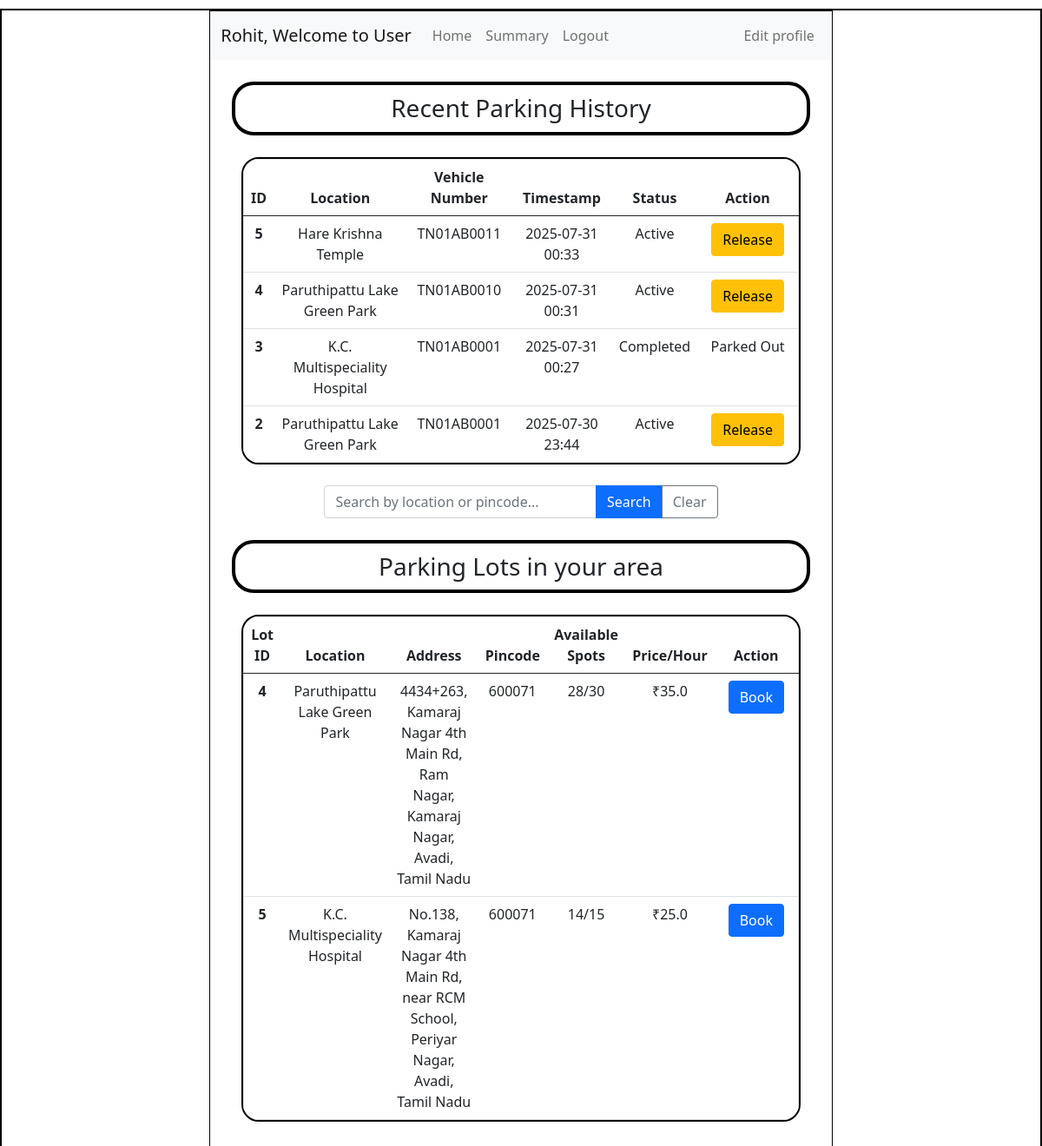
The page /user_dashboard/3 on the database its author committed.
### application/models.py (models this page shows)
class User(db.Model):
    id = db.Column(db.Integer, primary_key=True)
    first_name = db.Column(db.String(), nullable=False)
    last_name = db.Column(db.String(), nullable=False)
    email = db.Column(db.String(), unique=True, nullable=False)
    pwd = db.Column(db.String(), nullable=False)
    vehicle_reg = db.Column(db.String(), unique=True, nullable=False)
    address = db.Column(db.String(), nullable=False)
    pincode = db.Column(db.String(), nullable=False)
    phone_number = db.Column(db.String(), unique=True, nullable=False)
    gender = db.Column(db.String())
    age = db.Column(db.Integer)
    type = db.Column(db.String(), default='general')
    reservations = db.relationship('Reservation', backref='user')

class ParkingLot(db.Model):
    id = db.Column(db.Integer, primary_key=True)
    prime_location_name = db.Column(db.String(), nullable=False)
    price = db.Column(db.Float, nullable=False)
    address = db.Column(db.String(), nullable=False)
    pin_code = db.Column(db.String(), nullable=False)
    max_spots = db.Column(db.Integer, nullable=False)
    spots = db.relationship('ParkingSpot', backref='lot', cascade='all, delete-orphan')

class Reservation(db.Model):
    id = db.Column(db.Integer, primary_key=True)
    spot_id = db.Column(db.Integer, db.ForeignKey('parking_spot.id'), nullable=False)
    user_id = db.Column(db.Integer, db.ForeignKey('user.id'), nullable=False)
    parking_timestamp = db.Column(db.DateTime, nullable=False)
    leaving_timestamp = db.Column(db.DateTime, nullable=True)
    cost_per_unit_time = db.Column(db.Float, nullable=False)
    vehicle_num = db.Column(db.String(), nullable=False)

### application/controllers.py (the view, shortened to what this page needs)
@app.route("/user_dashboard/<int:user_id>")
def user_dashboard(user_id):
    this_user = User.query.filter_by(id=user_id).first()
    search_query = request.args.get('search_query', '').strip()
    if not search_query:
        parking_lots = ParkingLot.query.filter_by(pin_code=this_user.pincode).all()
        search_type = 'default'
    updated_lots = []
    for lot in parking_lots:
        available_count = ParkingSpot.query.filter_by(lot_id=lot.id, status='available').count()
        occupied_count = ParkingSpot.query.filter_by(lot_id=lot.id, status='occupied').count()
        updated_lots.append({
            'id': lot.id,
            'address': lot.address,
            'prime_location_name': lot.prime_location_name,
            'price': lot.price,
            'available_spots': available_count,
            'occupied_spots': occupied_count,
            'total_spots': lot.max_spots,
            'pin_code': lot.pin_code
        })
    user_reservations = Reservation.query.filter_by(user_id=user_id).order_by(Reservation.parking_timestamp.desc()).all()
    updated_reservations = []
    for reservation in user_reservations:
        spot = ParkingSpot.query.get(reservation.spot_id)
        lot = ParkingLot.query.get(spot.lot_id) if spot else None
        updated_reservations.append({
            'id': reservation.id,
            'location': lot.prime_location_name if lot else 'Unknown',
            'vehicle_number': reservation.vehicle_num,
            'timestamp': reservation.parking_timestamp.strftime('%Y-%m-%d %H:%M'),
            'status': 'Active' if not reservation.leaving_timestamp else 'Completed',
            'spot_id': reservation.spot_id,
            'lot_id': lot.id if lot else None
        })
    return render_template("user_dashboard.html", this_user=this_user, parking_lots=updated_lots, reservations=updated_reservations, search_query=search_query, search_type=search_type)

### templates/user_dashboard.html (shortened to what this page needs)
<!DOCTYPE html>
<html lang="en">
<head>
    <link rel="stylesheet" href="../static/style.css">
    <link href="https://cdn.jsdelivr.net/npm/bootstrap@5.0.2/dist/css/bootstrap.min.css" rel="stylesheet">
</head>
<body>
    <div id="main">
        <div id="canvas">
            <nav class="navbar navbar-expand-lg navbar-light bg-light">
                <div class="container-fluid">
                    <a class="navbar-brand" href="/user_dashboard/{{this_user.id}}">{{this_user.first_name}}, Welcome to User</a>
                    <ul class="navbar-nav me-auto mb-2 mb-lg-0">
                        <li class="nav-item">
                        <a class="nav-link" aria-current="page" href="/user_dashboard/{{this_user.id}}">Home</a>
                        </li>
                        <li class="nav-item">
                        <a class="nav-link" aria-current="page" href="/user_summary/{{this_user.id}}">Summary</a>
                        </li>
                        <li class="nav-item">
                        <a class="nav-link" aria-current="page" href="/login">Logout</a>
                        </li>
                    </ul>
                    <ul class="navbar-nav ms-auto">
                        <li class="nav-item">
                           <a class="nav-link" href="/edit_profile/{{this_user.id}}">Edit profile</a>
                        </li>
                    </ul>
                </div>
            </nav>
            <div id="content">
                <h3 class="headings text-center">Recent Parking History</h3>
                <div id="table">
                    <table class="table border text-center">
                        <thead>
                            <tr>
                                <th scope="col">ID</th>
                                <th scope="col">Location</th>
                                <th scope="col">Vehicle Number</th>
                                <th scope="col">Timestamp</th>
                                <th scope="col">Status</th>
                                <th scope="col">Action</th>
                            </tr>
                        </thead>
                        <tbody>
                            {% if reservations %}
                                {% for reservation in reservations %}
                                <tr>
                                    <th scope="row">{{ reservation.id }}</th>
                                    <td>{{ reservation.location }}</td>
                                    <td>{{ reservation.vehicle_number }}</td>
                                    <td>{{ reservation.timestamp }}</td>
                                    <td>
                                        {% if reservation.status == 'Active' %}
                                            <a>Active</a>
                                        {% else %}
                                            <a>Completed</a>
                                        {% endif %}
                                    </td>
                                    <td class="text-center">
                                        {% if reservation.status == 'Active' %}
                                            <a href="/release-spot/{{ this_user.id }}/{{ reservation.id }}" class="btn btn-warning mx-2">Release</a>
                                        {% else %}
                                            <a>Parked Out</a>
                                        {% endif %}
                                    </td>
                                </tr>
                                {% endfor %}
                            {% else %}
                                <tr>
                                    <td colspan="6" class="text-center">No parking history found</td>
                                </tr>
                            {% endif %}
                        </tbody>
                    </table>
                </div>
                <div class="container mt-4 mb-4">
                    <div class="row justify-content-center">
                        <div class="col-md-8">
                            <form method="GET" action="/user_dashboard/{{this_user.id}}" class="d-flex justify-content-center">
                                <div class="input-group">
                                    <input class="form-control" type="text" name="search_query" placeholder="Search by location or pincode..." value="{{ search_query }}" aria-label="Search">
                                    <button class="btn btn-primary" type="submit">Search</button>
                                    <a href="/user_dashboard/{{this_user.id}}" class="btn btn-outline-secondary">Clear</a>
                                </div>
                            </form>
                        </div>
                    </div>
                </div>
                <h3 class="headings text-center">
                    {% if search_query %}
                        {% if search_type == 'pincode' %}
                            Parking Lots in Pincode "{{ search_query }}"
                        {% else %}
                            Parking Lots matching "{{ search_query }}"
                        {% endif %}
                    {% else %}
                        Parking Lots in your area
                    {% endif %}
                </h3>
                <div id="table">
                    <table class="table border text-center">
                        <thead>
                            <tr>
                                <th scope="col">Lot ID</th>
                                <th scope="col">Location</th>
                                <th scope="col">Address</th>
                                <th scope="col">Pincode</th>
                                <th scope="col">Available Spots</th>
                                <th scope="col">Price/Hour</th>
                                <th scope="col" class="text-center">Action</th>
                            </tr>
                        </thead>
                        <tbody>
                            {% if parking_lots %}
                                {% for lot in parking_lots %}
                                <tr>
                                    <th scope="row">{{ lot.id }}</th>
                                    <td>{{ lot.prime_location_name }}</td>
                                    <td>{{ lot.address }}</td>
                                    <td>{{ lot.pin_code }}</td>
                                    <td>
                                        {% if lot.available_spots > 0 %}
                                            <a>{{ lot.available_spots }}/{{ lot.total_spots }}</a>
                                        {% else %}
                                            <a>Occupied</a>
                                        {% endif %}
                                    </td>
                                    <td>₹{{ lot.price }}</td>
                                    <td class="text-center">
                                        {% if lot.available_spots > 0 %}
                                            <a href="/book-spot/{{ this_user.id }}/{{ lot.id }}" class="btn btn-primary mx-2">Book</a>
                                        {% else %}
                                            <button class="btn btn-secondary mx-2" disabled>Full</button>
                                        {% endif %}
                                    </td>
                                </tr>
                                {% endfor %}
                            {% endif %}
                        </tbody>
                    </table>
                </div>
            </div>
        </div>
    </div>
</body>
</html>

### static/style.css (style rules this page uses)
* { margin: 0px; }
#main, canvas { border: 2px solid black; margin-top: 10px; margin-bottom: 10px; }
#canvas { width: 60%; margin: auto; min-height: 100vh; border: 1px solid black; padding-bottom: 20px; }
.headings { border: 4px solid black; border-radius: 25px; margin: 25px; padding: 10px; }
#table { margin: 20px auto; padding: 0; width: 90%; border: 2px solid black; border-radius: 20px; overflow: hidden; }
#table .table { margin: 0; padding: 0; border-collapse: collapse; overflow: hidden; box-shadow: 0 0 10px rgba(0, 0, 0, 0.1); }

### rows shown on the page
User: first_name "Rohit"
ParkingLot: location "Hare Krishna Temple"
Reservation: vehicle_number "TN01AB0011"
ParkingLot: location "Paruthipattu Lake Green Park" "Paruthipattu Lake Green Park", id "4", prime_location_name "Paruthipattu Lake Green Park", address "4434+263, Kamaraj Nagar 4th Main Rd, Ram Nagar, Kamaraj Nagar, Avadi, Tamil Nadu", pin_code "600071", available_spots "28", total_spots "30", price "35.0"
Reservation: vehicle_number "TN01AB0010"
ParkingLot: location "K.C. Multispeciality Hospital", id "5", prime_location_name "K.C. Multispeciality Hospital", address "No.138, Kamaraj Nagar 4th Main Rd, near RCM School, Periyar Nagar, Avadi, Tamil Nadu", pin_code "600071", available_spots "14", total_spots "15", price "25.0"
Reservation: vehicle_number "TN01AB0001"
Reservation: vehicle_number "TN01AB0001"

### other values the page prints
{{ reservation.id }} "5" "4" "3" "2"
{{ reservation.timestamp }} "2025-07-31 00:33" "2025-07-31 00:31" "2025-07-31 00:27" "2025-07-30 23:44"
